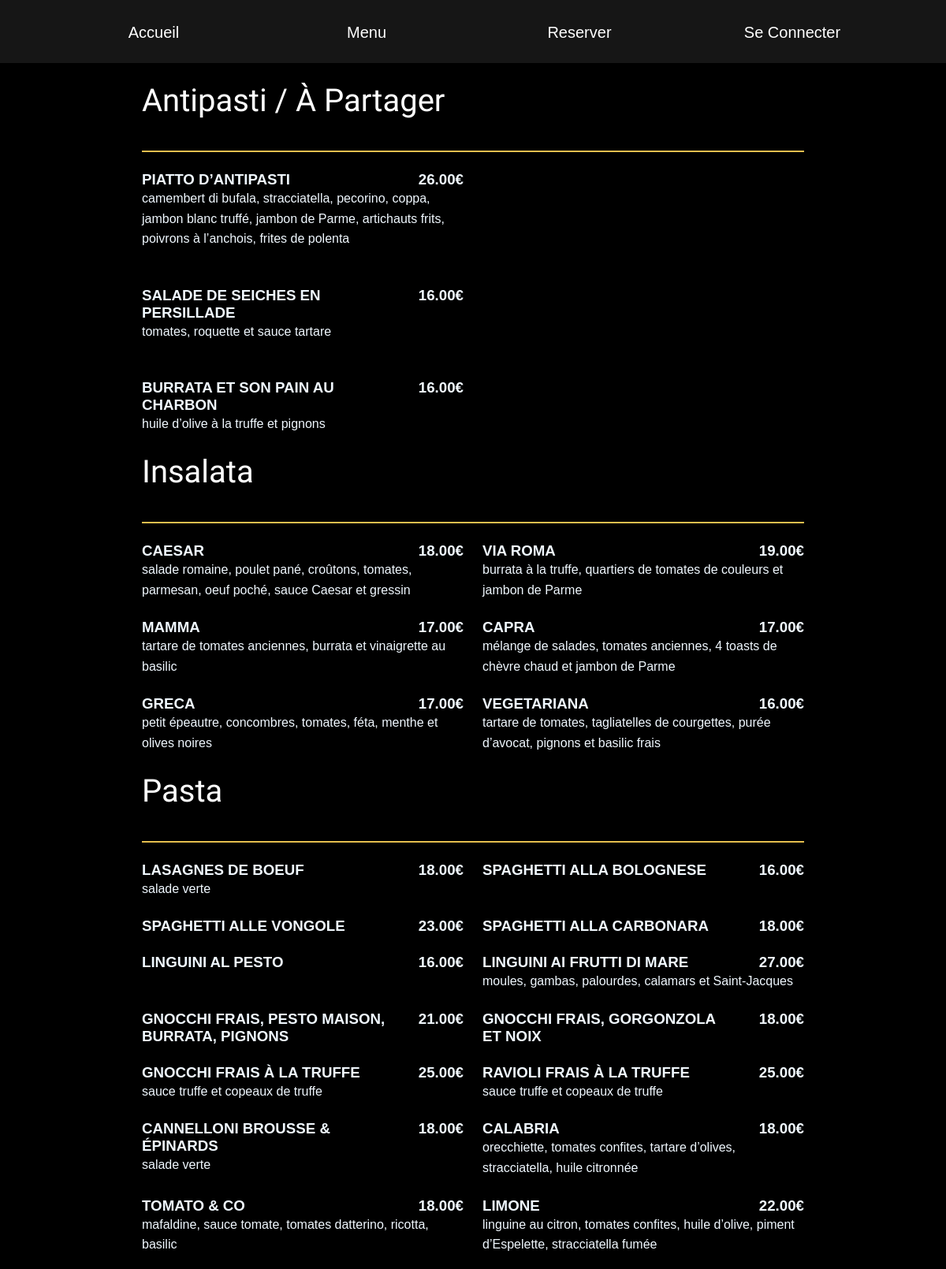
Screenshot of /menu/listmenu (upper part) with the database file from the repository.
### tables this page shows
CREATE TABLE IF NOT EXISTS `menu` (
  `id` int NOT NULL AUTO_INCREMENT,
  `titre` varchar(250) NOT NULL,
  `contenu` text NULL,
  `prix` decimal(10,2) NOT NULL,
  `categorie` varchar(255) NOT NULL,
  PRIMARY KEY (`id`)
);

### controllers/MenuController.php (called while the page is built, shortened)
<?php
class MenuController
{
    private $menu;
    public function __construct()
    {
        $this->menu = new MenuRepository();
    }
    public function listmenu()
    {
        $Antipasti = $this->menu->getAntipasti();
        $Insalata = $this->menu->getInsalata();
        $Pasta = $this->menu->getPasta();
        require_once "views/Base.phtml";
    }
}

### index.php (called while the page is built, shortened)
<?php
    require_once "config/Autoloader.php";
    $route = new Routing();
    $route->get();

### config/Autoloader.php (called while the page is built, shortened)
<?php
class Autoloader{
    public static function Autoload()
    {
        spl_autoload_register(function ($classname) {
            $classname = str_replace("\\", "/", $classname);
        });
    }
}

### config/Database.php (called while the page is built, shortened)
<?php
class Database
{
    private static $instance = NULL;
    public static function getPdo(): PDO
    {
        if (self::$instance === NULL) {
            self::$instance = new PDO('mysql:host=localhost;dbname=resto;charset=utf8', 'root', '', [
                PDO::ATTR_ERRMODE => PDO::ERRMODE_EXCEPTION,
                PDO::ATTR_DEFAULT_FETCH_MODE => PDO::FETCH_ASSOC
            ]);
        }
        return self::$instance;
    }
}

### models/MenuRepository.php (called while the page is built, shortened)
<?php
class MenuRepository
{
    protected PDO $pdo;
    public function __construct()
    {
        $this->pdo = \config\Database::getpdo();
    }
    public function getAntipasti()
    {
        $stmt = $this->pdo->prepare("SELECT * FROM menu WHERE categorie = 'ANTIPASTI / À PARTAGER'");
        $stmt->execute();
        return $stmt->fetchAll(PDO::FETCH_ASSOC);
    }
    public function getInsalata()
    {
        $stmt = $this->pdo->prepare("SELECT * FROM menu WHERE categorie = 'INSALATA'");
        $stmt->execute();
        return $stmt->fetchAll(PDO::FETCH_ASSOC);
    }
    public function getPasta()
    {
        $stmt = $this->pdo->prepare("SELECT * FROM menu WHERE categorie = 'PASTA'");
        $stmt->execute();
        return $stmt->fetchAll(PDO::FETCH_ASSOC);
    }
}

### views/Menu.phtml (the view, shortened to what this page needs)
<link rel="stylesheet" href="/ledelice/public/css/Menu.css">
<div class="container">
    <div class="menu">
        <h2 class="menu-group-heading">Antipasti / À Partager</h2>
        <?php foreach ($Antipasti as $antipasti): ?>
        <div class="menu-group">
          <div class="menu-item">
            <div class="menu-item-text">
              <h3 class="menu-item-heading">
                <span class="menu-item-name"><?= $antipasti['titre']; ?></span>
                <span class="menu-item-price"><?= $antipasti['prix']; ?>€</span>
              </h3>
              <p class="menu-item-desc"><?= $antipasti['contenu']; ?></p>
            </div>
          </div>
        </div>
        <?php endforeach; ?>
      </div>
      <div class="menu">
        <h2 class="menu-group-heading">Insalata</h2>
        <div class="menu-group">
        <?php foreach ($Insalata as $insalata): ?>
          <div class="menu-item">
            <div class="menu-item-text">
              <h3 class="menu-item-heading">
                <span class="menu-item-name"><?= $insalata['titre']; ?></span>
                <span class="menu-item-price"><?= $insalata['prix']; ?>€</span>
              </h3>
              <p class="menu-item-desc"><?= $insalata['contenu']; ?></p>
            </div>
          </div>
          <?php endforeach; ?>
        </div>
      </div>
      <div class="menu">
        <h2 class="menu-group-heading">Pasta</h2>
        <div class="menu-group">
        <?php foreach ($Pasta as $pasta): ?>
          <div class="menu-item">
            <div class="menu-item-text">
              <h3 class="menu-item-heading">
                <span class="menu-item-name"><?= $pasta['titre']; ?></span>
                <span class="menu-item-price"><?= $pasta['prix']; ?>€</span>
              </h3>
              <p class="menu-item-desc"><?= $pasta['contenu']; ?></p>
            </div>
          </div>
          <?php endforeach; ?>
        </div>
      </div>
    </div>

### config/Routing.php (shortened to what this page needs)
<?php
class Routing
{
    public function get()
    {
        if (isset($_GET["ctrl"])) {
            $url = htmlspecialchars($_GET["ctrl"]);
            $newUrl = explode("/", $url);
            if (isset($newUrl[1])) {
                $controller = new $controllerName();
                $methodName = strtolower($newUrl[1]);
                if (isset($newUrl[2])) {
                    $id = $newUrl[2];
                    $controller->$methodName(intval($id));
                } else {
                    $controller->$methodName();
                }
            } else {
                echo "erreur 404";
            }
        } else {
            $use = new UserController();
            $use->indexlog();
        }
    }
}

### views/Base.phtml (shortened to what this page needs)
<!DOCTYPE html>
<html lang="en">
<head>
    <link rel="stylesheet" href="https://cdnjs.cloudflare.com/ajax/libs/font-awesome/6.4.2/css/all.min.css" />
    <link rel="stylesheet" href="/ledelice/public/css/layout.css">
</head>
<body>
    <nav class="nav">
        <div class="links">
            <?php
            if ($_SESSION['id_role'] == 1) {
            ?>
                <a href="/ledelice/user/indexlog">Accueil</a>
                <a href="/ledelice/admin/listMenuA">Menu</a>
                <a href="/ledelice/admin/signinAdmin">Inscrire</a>
                <a href="/ledelice/admin/bookStatus">Réservations</a>
                <a href="/ledelice/user/logout">Deconnexion</a>
            <?php } else {
            ?>
                <a href="/ledelice/user/indexlog">Accueil</a>
                <a href="/ledelice/menu/listmenu">Menu</a>
                <a href="/ledelice/book/book">Reserver</a>
                <a href="/ledelice/user/login">Se Connecter</a>
            <?php } ?>
        </div>
    </nav>
    <main>
        <?php require_once $page; ?>
    </main>
</body>
</html>

### public/css/layout.css (style rules this page uses)
nav { background-color: #161616; font-family: 'Lucida Sans', 'Lucida Sans Regular', 'Lucida Grande', 'Lucida Sans Unicode', Geneva, Verdana, sans-serif; text-decoration: none; height: 80px; }
.links { display: flex; flex-direction: row; flex-wrap: nowrap; justify-content: space-evenly; padding-top: 30px; }
.links a { color: white; width: 150px; text-align: center; font-size: 20px; text-decoration: none; transition: color 0.9s, background-color 0.9s, transform 0.9s; border-radius: 20px; }

### public/css/Menu.css (style rules this page uses)
* { margin: 0; padding: 0; font-family: 'Lucida Sans', 'Lucida Sans Regular', 'Lucida Grande', 'Lucida Sans Unicode', Geneva, Verdana, sans-serif; text-decoration: none; }
body { background-color: #000000; color: aliceblue; }
.container { margin: 0 auto; padding: 1.5em; width: 70%; }
.menu { font-size: 14px; }
.menu-group-heading { font-size: 40px; font-weight: 300; margin: 0; padding-bottom: 1em; border-bottom: 2px solid #e4be4e; color: #ffffff; font-family: 'Alex Brush', cursive; }
.menu-group { display: grid; grid-template-columns: 1fr; gap: 1.5em; padding: 1.5em 0; }
.menu-item { display: flex; }
.menu-item-text { flex-grow: 1; }
.menu-item-heading { display: flex; justify-content: space-between; margin: 0; }
.menu-item-name { margin-right: 1.5em; }
.menu-item-desc { line-height: 1.6; }
@media screen and (min-width: 992px) { .menu { font-size: 16px; } }
@media screen and (min-width: 992px) { .menu-group { grid-template-columns: repeat(2, 1fr); } }

### rows the page displays
menu: titre "PIATTO D’ANTIPASTI", prix "26.00", contenu "camembert di bufala, stracciatella, pecorino, coppa, jambon blanc truffé, jambon de Parme, artichauts frits, poivrons à l’anchois, frites de polenta"
menu: titre "SALADE DE SEICHES EN PERSILLADE", prix "16.00", contenu "tomates, roquette et sauce tartare"
menu: titre "BURRATA ET SON PAIN AU CHARBON", prix "16.00", contenu "huile d’olive à la truffe et pignons"
menu: titre "CAESAR", prix "18.00", contenu "salade romaine, poulet pané, croûtons, tomates, parmesan, oeuf poché, sauce Caesar et gressin"
menu: titre "VIA ROMA", prix "19.00", contenu "burrata à la truffe, quartiers de tomates de couleurs et jambon de Parme"
menu: titre "MAMMA", prix "17.00", contenu "tartare de tomates anciennes, burrata et vinaigrette au basilic"
menu: titre "CAPRA", prix "17.00", contenu "mélange de salades, tomates anciennes, 4 toasts de chèvre chaud et jambon de Parme"
menu: titre "GRECA", prix "17.00", contenu "petit épeautre, concombres, tomates, féta, menthe et olives noires"
menu: titre "VEGETARIANA", prix "16.00", contenu "tartare de tomates, tagliatelles de courgettes, purée d’avocat, pignons et basilic frais"
menu: titre "LASAGNES DE BOEUF", prix "18.00", contenu "salade verte"
menu: titre "SPAGHETTI ALLA BOLOGNESE", prix "16.00"
menu: titre "SPAGHETTI ALLE VONGOLE", prix "23.00"
menu: titre "SPAGHETTI ALLA CARBONARA", prix "18.00"
menu: titre "LINGUINI AL PESTO", prix "16.00"
menu: titre "LINGUINI AI FRUTTI DI MARE", prix "27.00", contenu "moules, gambas, palourdes, calamars et Saint-Jacques"
menu: titre "GNOCCHI FRAIS, PESTO MAISON, BURRATA, PIGNONS", prix "21.00"
menu: titre "GNOCCHI FRAIS, GORGONZOLA ET NOIX", prix "18.00"
menu: titre "GNOCCHI FRAIS À LA TRUFFE", prix "25.00", contenu "sauce truffe et copeaux de truffe"
menu: titre "RAVIOLI FRAIS À LA TRUFFE", prix "25.00", contenu "sauce truffe et copeaux de truffe"
menu: titre "CANNELLONI BROUSSE & ÉPINARDS", prix "18.00", contenu "salade verte"
menu: titre "CALABRIA", prix "18.00", contenu "orecchiette, tomates confites, tartare d’olives, stracciatella, huile citronnée"
menu: titre "TOMATO & CO", prix "18.00", contenu "mafaldine, sauce tomate, tomates datterino, ricotta, basilic"
menu: titre "LIMONE", prix "22.00", contenu "linguine au citron, tomates confites, huile d’olive, piment d’Espelette, stracciatella fumée"
